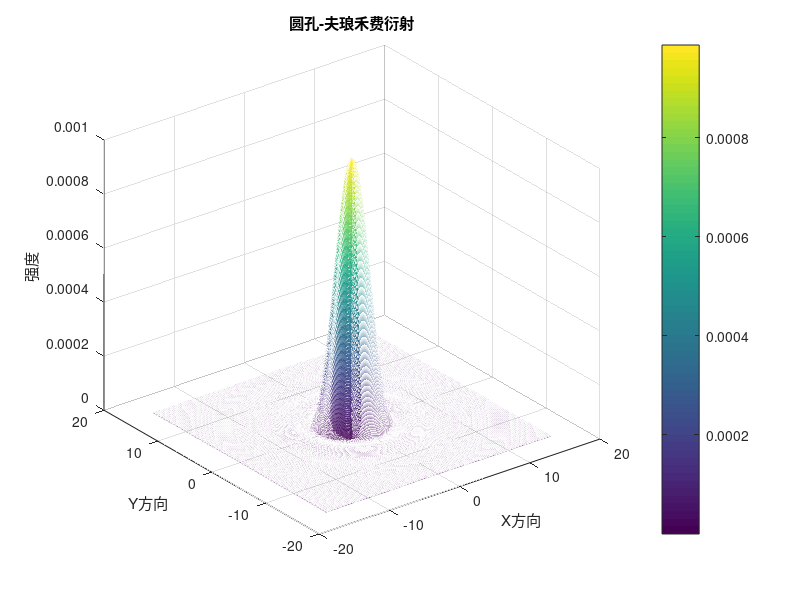
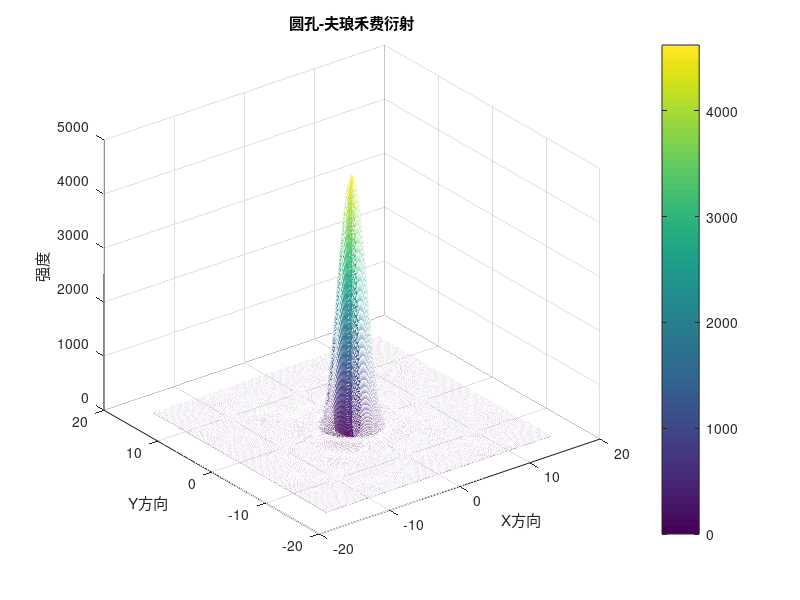
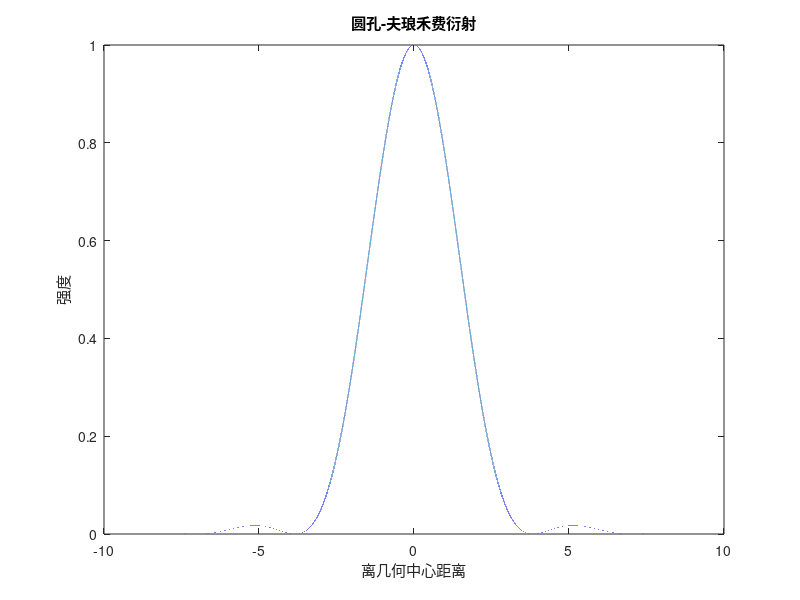
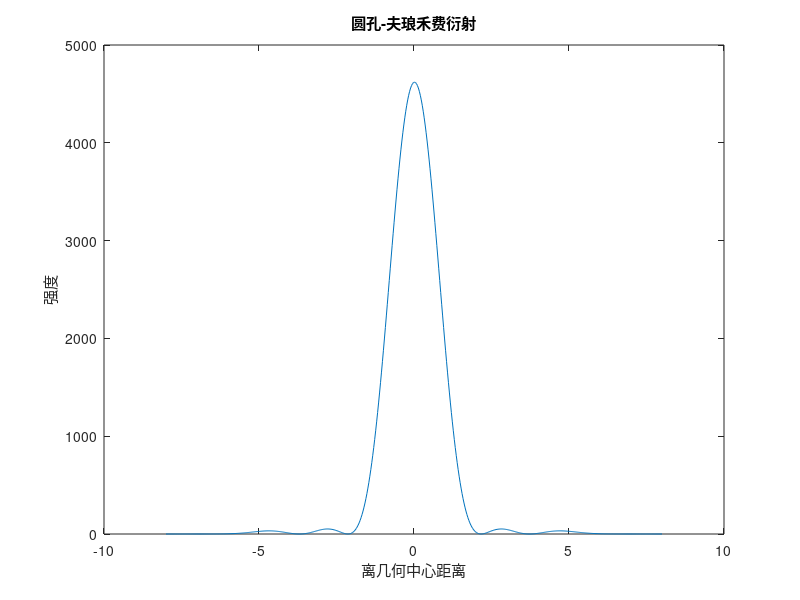

The MATLAB script that drew these images, in order: (Note: this script raises an error after producing the figures.)
%% --------------------------------------------------------------------------%%
%% 清除空间
clear;
clc;
%% 夫琅禾夫衍射--圆孔
%%  三维--解析法
a=8.5*10^-2;%半径
lambda=632*10^(-9);%波长
z=a^(2)/lambda*100;%距离
N=16;%空间范围
L=512;%采样点
[x, y]=meshgrid(linspace(-N,N,L));%网格
p=sqrt(x.^2+y.^2);%每个点直接的距离
m=2*pi*a*p/z/lambda;%自变量
j1=besselj(1,m);%贝塞尔
i_0=(2*pi*a^(2)/(2*z*lambda))^2;%初始光强
i=i_0*(2*j1./m).^2;%透射光强
figure()%画图
mesh(x,y,i);%三维
zlabel('强度')
xlabel('X方向')
ylabel('Y方向')
title('圆孔-夫琅禾费衍射')
grid on;%上色
colormap;%显色
colorbar;%颜色棒
%%  三维--快速傅里叶变换
figure()
z1=zeros(L,L);%透射空间
for i =1:L%在透射空间中画出圆形，圆形内部透射率为1
    for j =1:L
        if x(i,j)^2+y(i,j)^2<=a%判断距离
            z1(i,j)=1;%透射率为1
        end 
    end
end
d=fftshift(abs((fft2(z1)).^2));%快速傅里叶变换，并移动坐标为原点
mesh(x,y,d);%三维
zlabel('强度')
xlabel('X方向')
ylabel('Y方向')
title('圆孔-夫琅禾费衍射')
grid on;%上色
colormap;%显色
colorbar;%颜色棒
%% 下面参数基本相同不做标记
%% 二维--解析法
figure()
p_1=-10:0.0001:10;
m_1=2*pi*a*p_1/z/lambda;
j1=besselj(1,m_1);
i_1=(2*j1./m_1).^2;
plot(m_1,i_1)
xlabel('离几何中心距离')
ylabel('强度')
title('圆孔-夫琅禾费衍射')
%% 二维--快速傅里叶变换
figure()
p_1=linspace(-8,8,L);
d=fftshift(abs((fft2(z1)).^2));
plot(p_1,d(L/2,:))
xlabel('离几何中心距离')
ylabel('强度')
title('圆孔-夫琅禾费衍射')
%% 菲涅尔衍射-圆孔
%%  三维--快速傅里叶变换
figure()
z=a^(2)*pi/4/lambda*100;
z1=zeros(L,L);
z2=zeros(L,L);
for i =1:L
    for j =1:L
        if x(i,j)^2+y(i,j)^2<=a
            z1(i,j)=1;
            z2(i,j)=x(i,j)^2+y(i,j)^2;
        end 
    end
end
d=fftshift(abs((fft2(z1.*exp(1i*2*pi/lambda/2/z*z2))).^2));
i_2=d;
mesh(x,y,i_2);grid on;
zlabel('强度')
xlabel('X方向')
ylabel('Y方向')
title('圆孔-菲涅尔衍射')
colormap;
colorbar;
%% 二维--快速傅里叶变换
figure()
p_1=linspace(-8,8,L);
d=fftshift(abs((fft2(z1.*exp(1i*2*pi/lambda/2/z*z2))).^2));
plot(p_1,d(L/2,:))
xlabel('离几何中心距离')
ylabel('强度')
title('圆孔-菲涅尔衍射')
%%
%% 
%解析法模拟计算圆形孔的菲涅耳衍射图样
clc;
clear;
close all;
warning off;
addpath(genpath(pwd));

step = 350;
lamda = 500e-6; %changed
k = 2*pi/lamda;
z = 12.5; %changed 
%确定衍射屏
N = 500; %圆屏采样点数
r = 0.25; %changed
I = zeros(N, N);
[m, n] = meshgrid(linspace(-N/step, N/step, N));
D = (m.^2+n.^2).^(1/2);
i = find(D <= r);
I(i) = 1;  %空半径范围内透射系数为1
q = exp(j*k*(m.^2+n.^2)/2/z);
subplot(2,2,1); %圆孔图像
imshow(I);
%imagesc(I) %衍射屏图像
%colormap([0 0 0;1 1 1]) %黑白区分
% 
% I = I.*q;
L = 500;
M = 500; %取相同点数用于矩阵运算
[x, y] = meshgrid(linspace(-L/step, L/step, M));
h = exp(j*k*z)*exp((j*k*(x.^2+y.^2))/(2*z))/(j*lamda*z); %接收屏
%H = fftshift(fft2(h));
B = fftshift(fft2(I.*q));
G = h.*B; %
% U = fftshift(ifft2(G));
%Br = (abs(G)/max(abs(G))); %归一化
C = abs(G);
subplot(2,2,2);imagesc(C);
axis image;
colormap(hot);
% %figure;
subplot(2,2,3);mesh(x,y,abs(G));
subplot(2,2,4);
axis image;
d = C(251,:);
d = d/max(d);
plot(d);

%% 夫琅禾夫衍射--方形孔
%%  三维--解析法
a=8.5*10^-2;
b=8.5*10^-2;
lambda=573.3*10^(-9);
N=32;L=1024;
z=a^(2)/lambda*100;
[x,y]=meshgrid(linspace(-N,N,L));
p1=x.*a/(lambda*z);p2=y.*b/(lambda*z);
i_0=(a*b/(lambda*z))^2;
i=i_0*(sinc(p1).^2).*(sinc(p2).^2);
figure()
mesh(x,y,i);grid on;
zlabel('强度')
xlabel('X方向')
ylabel('Y方向')
title('方形孔-夫琅禾费衍射')
colormap;
colorbar;
%% 菲涅尔衍射-方形孔
%%  三维--快速傅里叶变换
a=2.25*10^-1;
b=2.25*10^-1;
lambda=573*10^(-9);
N=32;L=1024;
z=a^(2)*pi/4/lambda*500;
[x,y]=meshgrid(linspace(-N,N,L));
z1=zeros(L,L);
z2=zeros(L,L);
for i =1:L
    for j =1:L
        if abs(x(i,j))<=a && abs(y(i,j))<=b
            z1(i,j)=1;
            z2(i,j)=x(i,j)^2+y(i,j)^2;
        end 
    end
end
d=fftshift(abs((fft2(z1.*exp(1i*2*pi/lambda/2/z*z2))).^2));
figure()
mesh(x,y,d);grid on;
zlabel('强度')
xlabel('X方向')
ylabel('Y方向')
title('方形孔-菲涅尔衍射')
colormap;
colorbar;
%% --------------------------------------------------------------------------%%
%%菲涅尔矩孔衍射--解析法
%解析法模拟计算矩形孔的菲涅耳衍射图样Rectangular_hole_Fresnel_diffraction  
clear;
clc;
close all;

%定义变量
%波长
lambda = 0.000632; %mm
%衍射屏到成像屏的距离d
d = 200; %mm
%取样数
N = 3000;
%波数
k = 2*pi/lambda;
%像屏宽度
wide = 8 ;%mm
%矩形孔半宽度
omegax = 3 ;%mm
omegay = 2 ;%mm
%衍射距离d
d = 500; %mm

%让用户输入衍射距离
d = input('请输入衍射距离d=?(mm)');


%利用循环进行求解,先对x进行循环
for p = 1:N
x = -wide/2 + wide*(p - 1)/N;%像屏面的x轴坐标的大小
alpha1 = sqrt(2/lambda/d)*(omegay + x);%这个为什么是oemgay而不是omegax呢，还没完全想明白。
alpha2 = sqrt(2/lambda/d)*(x - omegay);

S1 = S(alpha1);
S2 = S(alpha2);
C1 = C(alpha1);
C2 = C(alpha2);
Ix(p)=((S2-S1)^2+(C2-C1)^2)/2;

end


%利用循环进行求解,对y进行循环
for q = 1:N
y = -wide/2 + wide*(q - 1)/N;%像屏面的x轴坐标的大小
beta1 =  sqrt(2/lambda/d)*(omegax + y);
beta2 =  sqrt(2/lambda/d)*(y - omegax);

S1 = S(beta1);
S2 = S(beta2);
C1 = C(beta1);
C2 = C(beta2);
Iy(q)=((S2-S1)^2+(C2-C1)^2)/2;
end

%求得强度I
I=zeros(N,N);
for p=1:N
for q=1:N
I(p,q)=Ix(p)*Iy(q);
end
end

%x，y轴强度曲线显示
figurestrX=strcat('X方向宽度=',num2str(2*omegax),'mm'); 
x=1:N;
figure(1), plot(x,Ix);title('X方向轴向曲线');
xlabel(figurestrX);
figurestrY=strcat('Y方向宽度=',num2str(2*omegay),'mm'); 
y=1:N;
figure(2), plot(y,Iy);title('Y方向轴向曲线');
xlabel(figurestrY);

%IMAX限幅显示
% figure(3), imshow(I);
figstr=strcat('矩形孔X向宽=',num2str(2*omegax),'mm , Y向宽=',num2str(2*omegay),'mm，观测面宽=',num2str(wide),'mm，衍射距离',num2str(d),'mm');
Imax=max(max(I));
f=uint8(I./Imax*255);
figure, imshow(I,[0 Imax]);
title('矩形孔菲涅尔衍射图像');
xlabel(figstr)

%将图像缩小然后建立三维图。
%若不进行缩小则三维由于取样太密集变成黑色
g=0.02;
I1=imresize(I,g);
M=g*N;
n=1:M;
x=-wide/2+wide/M*(n-1);                     
y=x;
figure(4),surf(x,y,I1),colorbar;title('矩形孔衍射场强度分布形貌');

